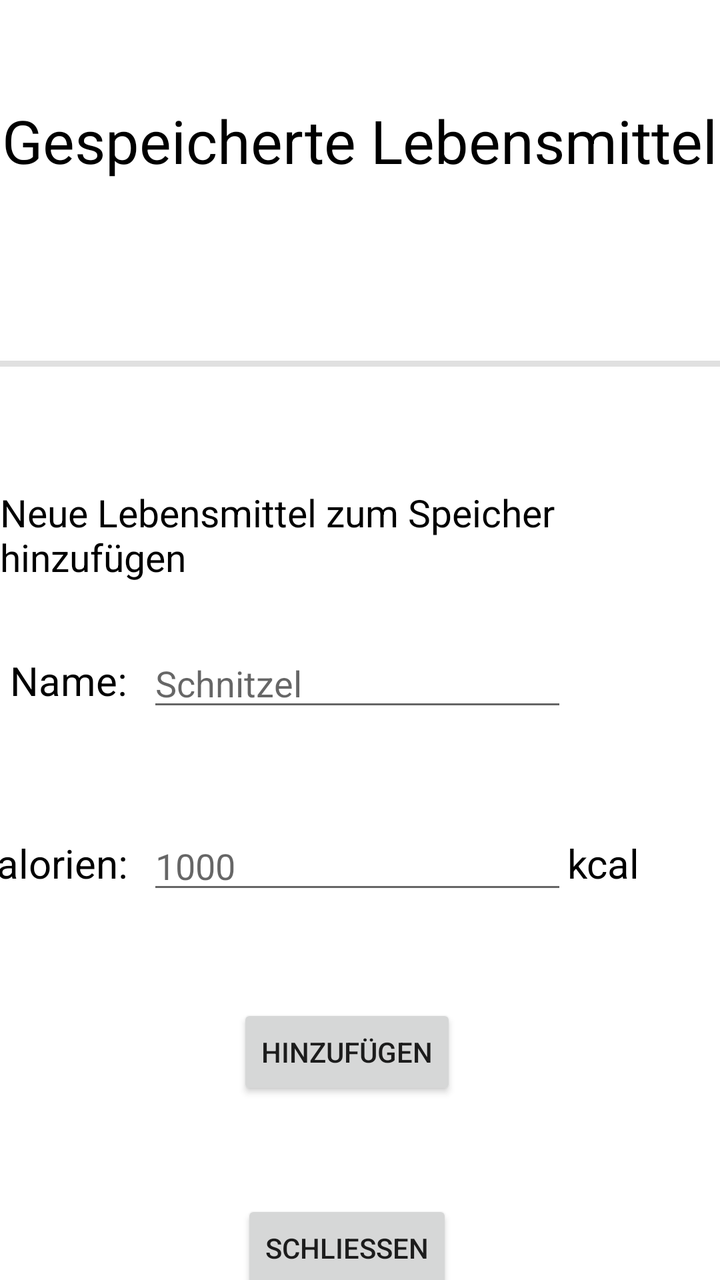
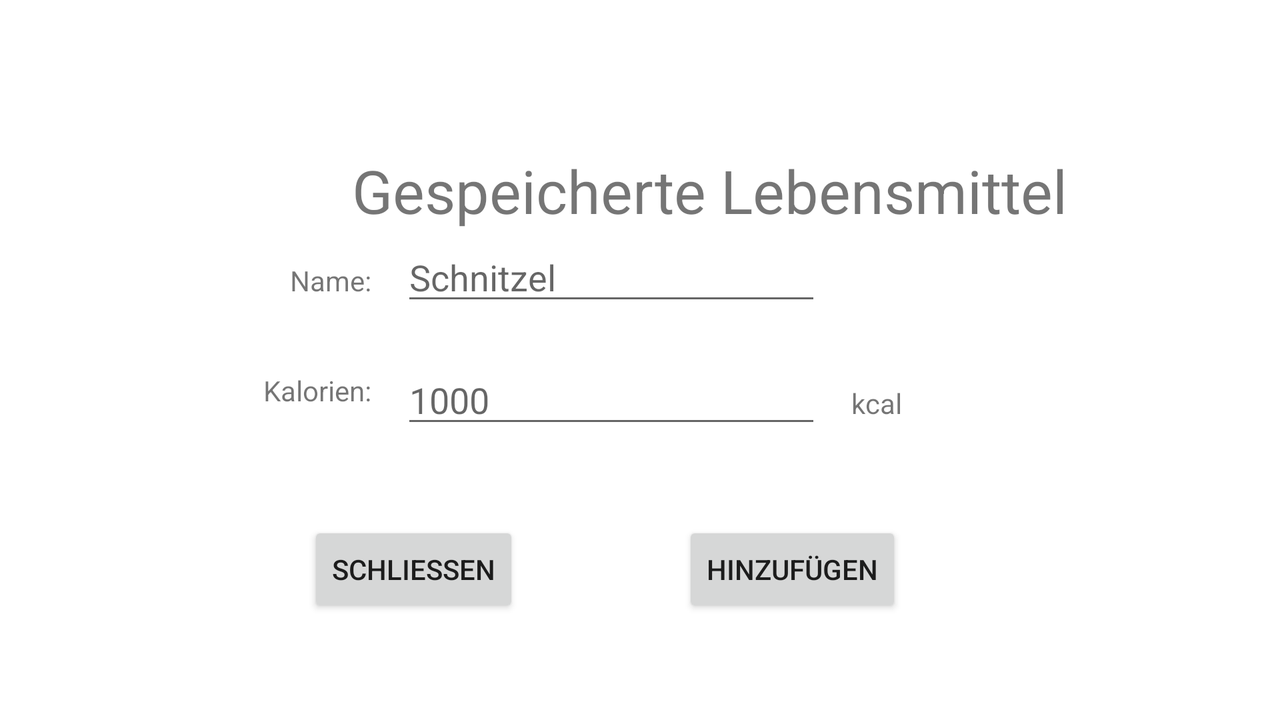

An Android layout and its configuration variant, each rendered on a device that would load it. The default file and the variant file are quoted in full after the pictures.
<!-- AndroidManifest.xml: application theme Theme.CalorieCounter -->
<!-- res/layout/fragment_food_storage.xml -->
<?xml version="1.0" encoding="utf-8"?>
<androidx.core.widget.NestedScrollView
    xmlns:android="http://schemas.android.com/apk/res/android"
    xmlns:app="http://schemas.android.com/apk/res-auto"
    xmlns:tools="http://schemas.android.com/tools"
    android:layout_width="match_parent"
    android:layout_height="match_parent"
    android:fillViewport="true"
    >

<androidx.constraintlayout.widget.ConstraintLayout
    android:layout_width="match_parent"
    android:layout_height="match_parent"
    tools:context=".fragments.FoodStorageFragment">


    <TextView
        android:id="@+id/fragment_food_storage_textView_heading"
        android:layout_width="wrap_content"
        android:layout_height="wrap_content"
        android:layout_marginTop="50dp"
        android:text="@string/fragment_food_storage_textView_heading"
        android:textColor="#000000"
        android:textSize="30sp"
        app:layout_constraintEnd_toEndOf="parent"
        app:layout_constraintStart_toStartOf="parent"
        app:layout_constraintTop_toTopOf="parent" />


    <EditText
        android:id="@+id/fragment_food_storage_input_name"
        android:layout_width="wrap_content"
        android:layout_height="wrap_content"
        android:layout_marginTop="28dp"
        android:ems="10"
        android:hint="@string/fragment_food_storage_input_name"
        android:inputType="textPersonName"
        app:layout_constraintEnd_toEndOf="@+id/fragment_food_storage_textView_addMealHeading"
        app:layout_constraintHorizontal_bias="0.491"
        app:layout_constraintStart_toStartOf="@+id/fragment_food_storage_textView_addMealHeading"
        app:layout_constraintTop_toBottomOf="@+id/fragment_food_storage_textView_addMealHeading" />

    <TextView
        android:id="@+id/fragment_food_storage_textView_calories"
        android:layout_width="wrap_content"
        android:layout_height="wrap_content"
        android:layout_marginEnd="10dp"
        android:text="@string/fragment_food_storage_textView_calories"
        android:textColor="#000000"
        android:textSize="20sp"
        app:layout_constraintBottom_toBottomOf="@+id/fragment_food_storage_input_calories"
        app:layout_constraintEnd_toStartOf="@+id/fragment_food_storage_input_calories"
        app:layout_constraintTop_toTopOf="@+id/fragment_food_storage_input_calories" />

    <TextView
        android:id="@+id/fragment_food_storage_textView_kcal"
        android:layout_width="wrap_content"
        android:layout_height="wrap_content"
        android:text="@string/fragment_food_storage_textView_kcal"
        android:textColor="#000000"
        android:textSize="20sp"
        app:layout_constraintBottom_toBottomOf="@+id/fragment_food_storage_input_calories"
        app:layout_constraintStart_toEndOf="@+id/fragment_food_storage_input_calories"
        app:layout_constraintTop_toTopOf="@+id/fragment_food_storage_input_calories" />

    <Button
        android:id="@+id/fragment_food_storage_button_close"
        android:layout_width="wrap_content"
        android:layout_height="wrap_content"
        android:layout_marginTop="50dp"
        android:text="@string/fragment_food_storage_button_close"
        app:layout_constraintEnd_toEndOf="@+id/fragment_food_storage_button_add"
        app:layout_constraintStart_toStartOf="@+id/fragment_food_storage_button_add"
        app:layout_constraintTop_toBottomOf="@+id/fragment_food_storage_button_add" />

    <EditText
        android:id="@+id/fragment_food_storage_input_calories"
        android:layout_width="wrap_content"
        android:layout_height="wrap_content"
        android:layout_marginTop="50dp"
        android:ems="10"
        android:hint="@string/fragment_food_storage_input_calories"
        android:inputType="number"
        app:layout_constraintEnd_toEndOf="@+id/fragment_food_storage_input_name"
        app:layout_constraintStart_toStartOf="@+id/fragment_food_storage_input_name"
        app:layout_constraintTop_toBottomOf="@+id/fragment_food_storage_input_name" />

    <Button
        android:id="@+id/fragment_food_storage_button_add"
        android:layout_width="wrap_content"
        android:layout_height="wrap_content"
        android:layout_marginTop="50dp"
        android:text="@string/fragment_food_storage_button_add"
        app:layout_constraintEnd_toEndOf="@+id/fragment_food_storage_input_calories"
        app:layout_constraintStart_toEndOf="@+id/fragment_food_storage_textView_calories"
        app:layout_constraintTop_toBottomOf="@+id/fragment_food_storage_input_calories" />

    <TextView
        android:id="@+id/fragment_food_storage_textView_name"
        android:layout_width="wrap_content"
        android:layout_height="wrap_content"
        android:layout_marginEnd="10dp"
        android:text="@string/fragment_food_storage_textView_name"
        android:textColor="#000000"
        android:textSize="20sp"
        app:layout_constraintBottom_toBottomOf="@+id/fragment_food_storage_input_name"
        app:layout_constraintEnd_toStartOf="@+id/fragment_food_storage_input_name"
        app:layout_constraintTop_toTopOf="@+id/fragment_food_storage_input_name" />


    <androidx.recyclerview.widget.RecyclerView
        android:id="@+id/fragment_food_storage_recyclerView_storageMealList"
        android:layout_width="match_parent"
        android:layout_height="wrap_content"
        android:layout_marginTop="30dp"
        app:layout_constraintTop_toBottomOf="@+id/fragment_food_storage_textView_heading"
        tools:layout_editor_absoluteX="111dp" />

    <TextView
        android:id="@+id/fragment_food_storage_textView_addMealHeading"
        android:layout_width="wrap_content"
        android:layout_height="wrap_content"
        android:layout_marginTop="60dp"
        android:text="@string/fragment_food_storage_textView_addMealHeading"
        android:textColor="#000000"
        android:textSize="19sp"
        app:layout_constraintEnd_toEndOf="@+id/divider"
        app:layout_constraintStart_toStartOf="@+id/divider"
        app:layout_constraintTop_toBottomOf="@+id/divider" />

    <View
        android:id="@+id/divider"
        android:layout_width="match_parent"
        android:layout_height="3dp"
        android:layout_marginTop="60dp"
        android:background="?android:attr/listDivider"
        app:layout_constraintEnd_toEndOf="@+id/fragment_food_storage_recyclerView_storageMealList"
        app:layout_constraintStart_toStartOf="@+id/fragment_food_storage_recyclerView_storageMealList"
        app:layout_constraintTop_toBottomOf="@+id/fragment_food_storage_recyclerView_storageMealList" />


</androidx.constraintlayout.widget.ConstraintLayout>

</androidx.core.widget.NestedScrollView>
<!-- resources referenced by this layout -->
<resources>
  <string name="fragment_food_storage_button_add">Hinzufügen</string>
  <string name="fragment_food_storage_button_close">Schließen</string>
  <string name="fragment_food_storage_input_calories" translatable="false">1000</string>
  <string name="fragment_food_storage_input_name" translatable="false">Schnitzel</string>
  <string name="fragment_food_storage_textView_addMealHeading">Neue Lebensmittel zum Speicher hinzufügen</string>
  <string name="fragment_food_storage_textView_calories">Kalorien:</string>
  <string name="fragment_food_storage_textView_heading">Gespeicherte Lebensmittel</string>
  <string name="fragment_food_storage_textView_kcal" translatable="false">kcal</string>
  <string name="fragment_food_storage_textView_name">Name:</string>
  <style name="Theme.CalorieCounter" parent="Theme.MaterialComponents.DayNight.DarkActionBar">
          
          <item name="colorPrimary">@color/purple_500</item>
          <item name="colorPrimaryVariant">@color/purple_700</item>
          <item name="colorOnPrimary">@color/white</item>
          
          <item name="colorSecondary">@color/teal_200</item>
          <item name="colorSecondaryVariant">@color/teal_700</item>
          <item name="colorOnSecondary">@color/black</item>
          
          <item name="android:statusBarColor" tools:targetApi="l">?attr/colorPrimaryVariant</item>
          
      </style>
</resources>
<!-- res/layout-land/fragment_food_storage.xml (the author's variant of the layout above) -->
<!-- drawn on the phone turned sideways -->
<?xml version="1.0" encoding="utf-8"?>
<androidx.constraintlayout.widget.ConstraintLayout xmlns:android="http://schemas.android.com/apk/res/android"
    xmlns:app="http://schemas.android.com/apk/res-auto"
    xmlns:tools="http://schemas.android.com/tools"
    android:layout_width="match_parent"
    android:layout_height="match_parent"
    tools:context=".fragments.FoodStorageFragment">


    <TextView
        android:id="@+id/fragment_food_storage_textView_heading"
        android:layout_width="wrap_content"
        android:layout_height="wrap_content"
        android:layout_marginStart="176dp"
        android:layout_marginTop="75dp"
        android:text="Gespeicherte Lebensmittel"
        android:textSize="30sp"
        app:layout_constraintStart_toStartOf="parent"
        app:layout_constraintTop_toTopOf="parent" />

    <TextView
        android:id="@+id/fragment_food_storage_textView_kcal"
        android:layout_width="wrap_content"
        android:layout_height="wrap_content"
        android:layout_marginStart="15dp"
        android:text="kcal"
        app:layout_constraintBaseline_toBaselineOf="@+id/fragment_food_storage_input_calories"
        app:layout_constraintStart_toEndOf="@+id/fragment_food_storage_input_calories" />

    <EditText
        android:id="@+id/fragment_food_storage_input_calories"
        android:layout_width="wrap_content"
        android:layout_height="wrap_content"
        android:layout_marginStart="92dp"
        android:layout_marginEnd="86dp"
        android:layout_marginBottom="141dp"
        android:ems="10"
        android:hint="1000"
        android:inputType="number"
        app:layout_constraintBottom_toBottomOf="parent"
        app:layout_constraintEnd_toEndOf="@+id/fragment_food_storage_button_add"
        app:layout_constraintStart_toStartOf="@+id/fragment_food_storage_button_close" />

    <EditText
        android:id="@+id/fragment_food_storage_input_name"
        android:layout_width="wrap_content"
        android:layout_height="wrap_content"
        android:ems="10"
        android:hint="Schnitzel"
        android:inputType="textPersonName"
        app:layout_constraintBaseline_toBaselineOf="@+id/fragment_food_storage_textView_name"
        app:layout_constraintStart_toStartOf="@+id/fragment_food_storage_input_calories" />

    <TextView
        android:id="@+id/fragment_food_storage_textView_calories"
        android:layout_width="wrap_content"
        android:layout_height="wrap_content"
        android:layout_marginTop="8dp"
        android:layout_marginEnd="15dp"
        android:text="Kalorien:"
        app:layout_constraintEnd_toStartOf="@+id/fragment_food_storage_input_calories"
        app:layout_constraintTop_toTopOf="@+id/fragment_food_storage_input_calories" />

    <Button
        android:id="@+id/fragment_food_storage_button_close"
        android:layout_width="wrap_content"
        android:layout_height="wrap_content"
        android:layout_marginStart="154dp"
        android:text="Schließen"
        app:layout_constraintBottom_toBottomOf="@+id/fragment_food_storage_button_add"
        app:layout_constraintStart_toStartOf="parent"
        app:layout_constraintTop_toTopOf="@+id/fragment_food_storage_button_add" />

    <TextView
        android:id="@+id/fragment_food_storage_textView_name"
        android:layout_width="wrap_content"
        android:layout_height="wrap_content"
        android:layout_marginEnd="15dp"
        android:layout_marginBottom="28dp"
        android:text="Name:"
        app:layout_constraintBottom_toTopOf="@+id/fragment_food_storage_input_calories"
        app:layout_constraintEnd_toStartOf="@+id/fragment_food_storage_input_name" />

    <Button
        android:id="@+id/fragment_food_storage_button_add"
        android:layout_width="wrap_content"
        android:layout_height="wrap_content"
        android:layout_marginTop="52dp"
        android:layout_marginEnd="189dp"
        android:layout_marginBottom="54dp"
        android:text="Hinzufügen"
        app:layout_constraintBottom_toBottomOf="parent"
        app:layout_constraintEnd_toEndOf="parent"
        app:layout_constraintTop_toBottomOf="@+id/fragment_food_storage_textView_kcal" />


</androidx.constraintlayout.widget.ConstraintLayout>
<!-- resources referenced by the variant -->
<!-- as the phone turned sideways resolves them -->
<resources>
  <style name="Theme.CalorieCounter" parent="Theme.MaterialComponents.DayNight.DarkActionBar">
          
          <item name="colorPrimary">@color/purple_500</item>
          <item name="colorPrimaryVariant">@color/purple_700</item>
          <item name="colorOnPrimary">@color/white</item>
          
          <item name="colorSecondary">@color/teal_200</item>
          <item name="colorSecondaryVariant">@color/teal_700</item>
          <item name="colorOnSecondary">@color/black</item>
          
          <item name="android:statusBarColor" tools:targetApi="l">?attr/colorPrimaryVariant</item>
          
      </style>
</resources>
